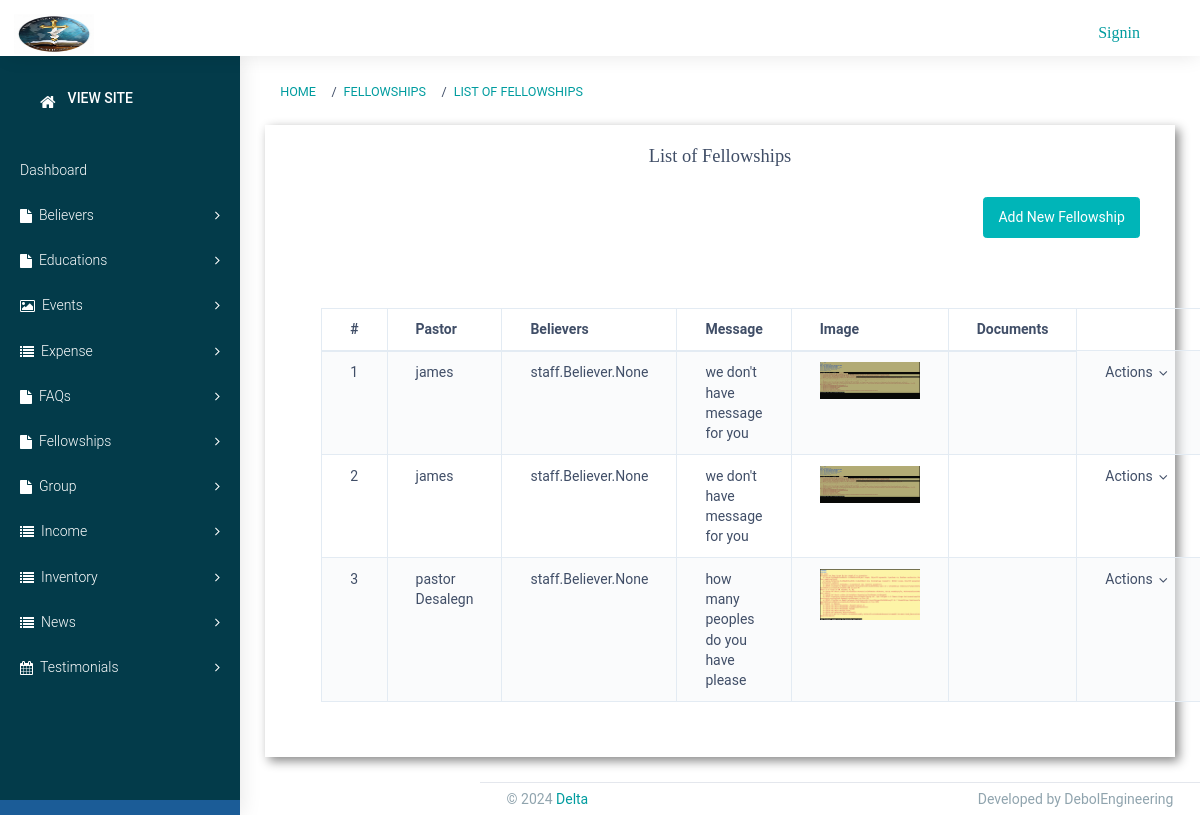
The app's page /staff/fellowship/ with its own data.
### staff/models.py (models this page shows)
class Fellowship(models.Model):
    pastor = models.CharField(max_length=100)
    believers = models.ManyToManyField('Believer')
    message = models.TextField()
    image = models.ImageField(upload_to='fellowships', blank=True, null=True)
    documents = models.FileField(upload_to='fellowship_documents', blank=True, null=True)

### staff/views.py (the view)
# urls.py: path('fellowship/', FellowshipList.as_view(), name='fellowship_list'),
class FellowshipList(ListView):
    model = Fellowship
    template_name = 'staff/Fellowships/list_fellowship.html'
    context_object_name = 'fellowships'

### Templates/staff/Fellowships/list_fellowship.html (shortened to what this page needs)
{% extends 'staff/base.html' %}
{% load static %}
<li class="breadcrumb-item"><a href="{% url 'staff:fellowship_add'}">Fellowships</a></li>
<li class="breadcrumb-item"><a href="#">List of Fellowships</a></li>
{% block content %}
<div class="site-main">
    <div class="site-main">
        <section class="ttm-row clearfix">
            <div class="container">
                <div class="row pt-60 res-991-pt-0">
                    <div class="col-lg-12">
                        <div class="pr-40 res-991-pr-0 res-991-pb-30">
                            <h4 class="h4-md " style="margin-bottom: 30px ; text-align: center;">List of Fellowships</h4>
                            <div class="row justify-content-end">
                                <div class="col-auto">
                                    <a href="{% url 'staff:fellowship_add' %}" class="btn btn-primary mb-4">Add New
                                        Fellowship</a>
                                </div>
                            </div>
                            <div class="card-content">
                                <div class="card-body card-dashboard">
                                    <table class="table table-striped table-bordered multi-ordering">
                                        <thead>
                                            <tr>
                                                <th>#</th>
                                                <th>Pastor</th>
                                                <th>Believers</th>
                                                <th>Message</th>
                                                <th>Image</th>
                                                <th>Documents</th>
                                            </tr>
                                        </thead>
                                        <tbody>
                                            {% for fellowship in fellowships %}
                                            <tr>
                                                <td>{{ forloop.counter }}</td>
                                                <td>{{ fellowship.pastor }}</td>
                                                <td>{{ fellowship.believers }}</td>
                                                <td>{{ fellowship.message }}</td>
                                                <td><img src="{{ fellowship.image.url }}" alt="Fellowship Image"
                                                        style="max-width: 100px;"></td>
                                                <td>
                                                </td>
                                                <td>
                                                    <span class="dropdown">
                                                        <a id="btnSearchDrop31" data-toggle="dropdown" aria-haspopup="true"
                                                            aria-expanded="true"
                                                            class="dropdown-toggle dropdown-menu-right">
                                                            Actions</a>
                                                </td>
                                            </tr>
                                            {% endfor %}
                                        </tbody>
                                    </table>
                                </div>
                            </div>
                        </div>
                    </div>
                </div>
            </div>
        </section>
    </div>
    {% endblock %}

### records on screen
Fellowship: pastor "james", believers "staff.Believer.None", message "we don't have message for you", image (picture)
Fellowship: pastor "james", believers "staff.Believer.None", message "we don't have message for you", image (picture)
Fellowship: pastor "pastor Desalegn", believers "staff.Believer.None", message "how many peoples do you have please", image (picture)
